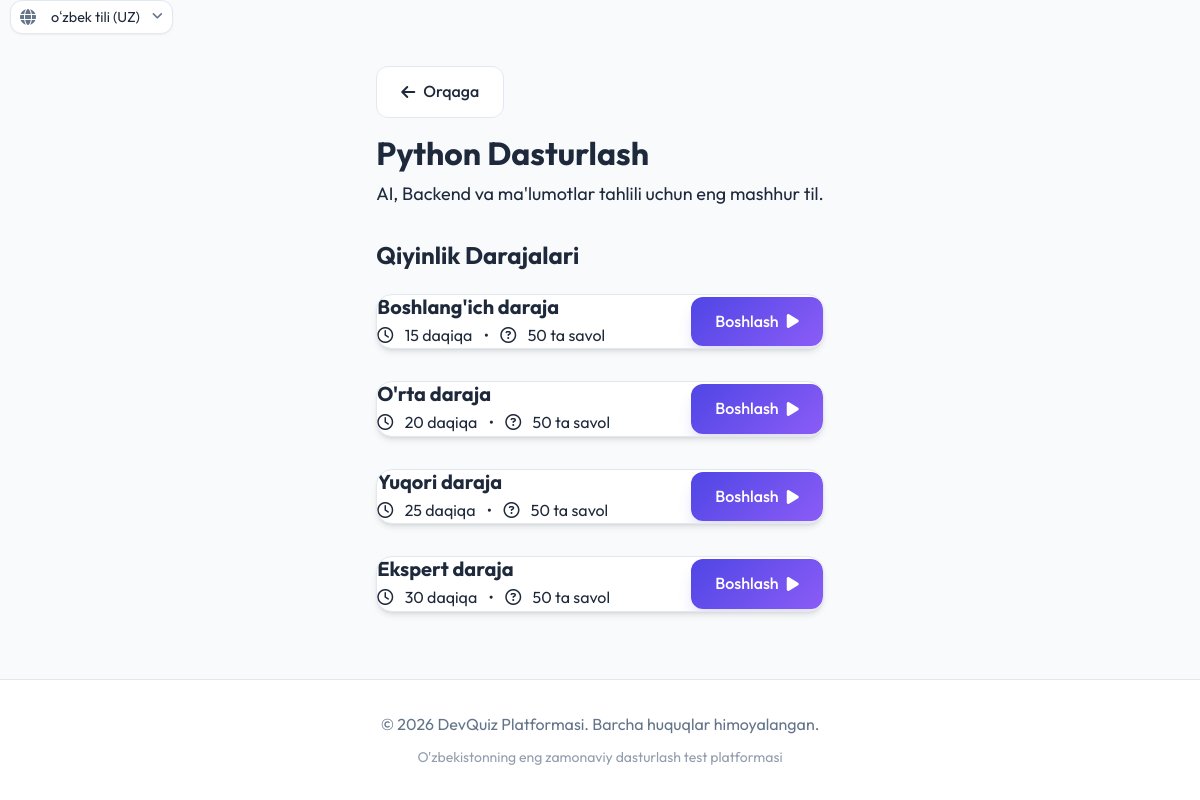
/uz/subject/python-dasturlash/, run on the app's committed database.
### quiz/models.py (models this page shows, shortened)
class Subject(models.Model):
    name = models.CharField(max_length=100, verbose_name="Fan nomi")
    description = models.TextField(blank=True, verbose_name="Tavsif")
    image = models.ImageField(upload_to='subjects/', blank=True, null=True, verbose_name="Rasm")
    slug = models.SlugField(unique=True, blank=True)
    class Meta:
        verbose_name = "Fan"
        verbose_name_plural = "Fanlar"

class Module(models.Model):
    subject = models.ForeignKey(Subject, on_delete=models.CASCADE, related_name='modules', verbose_name="Fan")
    name = models.CharField(max_length=100, verbose_name="Modul nomi")
    description = models.TextField(blank=True, verbose_name="Tavsif")
    order = models.PositiveIntegerField(default=0, verbose_name="Tartib raqami")
    duration = models.PositiveIntegerField(default=30, help_text="Daqiqalarda kiriting", verbose_name="Davomiyligi (daqiqa)")
    class Meta:
        ordering = ['order']
        verbose_name = "Modul"
        verbose_name_plural = "Modullar"

### quiz/views.py (the view)
# urls.py: path('subject/<slug:subject_slug>/', views.subject_detail, name='subject_detail'),
def subject_detail(request, subject_slug):
    subject = get_object_or_404(Subject, slug=subject_slug)
    modules = subject.modules.all()
    return render(request, 'quiz/subject_detail.html', {'subject': subject, 'modules': modules})

### quiz/templates/quiz/subject_detail.html
{% extends 'quiz/base.html' %}
{% load static i18n %}
{% block content %}
<div class="animate-fade-in">
    <div style="margin-bottom: 2rem;">
        <a href="{% url 'quiz:home' %}" class="btn btn-secondary"
            style="margin-bottom: 1rem; display: inline-flex; width: auto;">
            <i class="fas fa-arrow-left" style="margin-right: 0.5rem;"></i> {% trans "Orqaga" %}
        </a>
        <h1 style="margin-bottom: 0.5rem;">{{ subject.name }}</h1>
        <p style="font-size: 1.125rem;">{{ subject.description }}</p>
    </div>
    <h2 style="margin-bottom: 1.5rem;">{% trans "Qiyinlik Darajalari" %}</h2>
    <div class="grid grid-cols-1">
        {% for module in modules %}
        <div class="card d-flex justify-content-between align-items-center"
            style="flex-direction: row; flex-wrap: wrap; gap: 1rem;">
            <div style="flex: 1;">
                <h3 class="card-title" style="font-size: 1.25rem; margin-bottom: 0.25rem;">{{ module.name }}</h3>
                <p style="margin-bottom: 0;">
                    <i class="far fa-clock" style="margin-right: 0.5rem;"></i> {{ module.duration }} {% trans "daqiqa"%}
                    <span style="margin: 0 0.5rem;">•</span>
                    <i class="far fa-question-circle" style="margin-right: 0.5rem;"></i> {{ module.questions.count }} {%trans "ta savol" %}
                </p>
            </div>
            <div>
                <a href="{% url 'quiz:take_test' module.id %}" class="btn btn-primary">
                    {% trans "Boshlash" %} <i class="fas fa-play" style="margin-left: 0.5rem;"></i>
                </a>
            </div>
        </div>
        {% empty %}
        <div class="card" style="text-align: center; padding: 3rem;">
            <p>{% trans "Ushbu fan bo'yicha testlar hali mavjud emas." %}</p>
        </div>
        {% endfor %}
    </div>
</div>
{% endblock %}

### static/css/style.css (style rules this page uses)
:root { --primary: #4f46e5; --primary-hover: #4338ca; --secondary: #ec4899; --accent: #8b5cf6; --background: #f8fafc; --surface: #ffffff; --text-main: #1e293b; --text-muted: #64748b; --border: #e2e8f0; --success: #10b981; --warning: #f59e0b; --danger: #ef4444; --shadow-sm: 0 1px 2px 0 rgb(0 0 0 / 0.05); --shadow-md: 0 4px 6px -1px rgb(0 0 0 / 0.1), 0 2px 4px -2px rgb(0 0 0 / 0.1); --shadow-lg: 0 10px 15px -3px rgb(0 0 0 / 0.1), 0 4px 6px -4px rgb(0 0 0 / 0.1); --shadow-colored: 0 10px 15px -3px rgba(79, 70, 229, 0.2); --radius-sm: 0.375rem; --radius-md: 0.75rem; --radius-lg: 1rem; --radius-xl: 1.5rem; --bg-card: var(--surface); --font-mono: 'Courier New', Courier, monospace; }
* { margin: 0; padding: 0; box-sizing: border-box; }
body { font-family: 'Outfit', sans-serif; background-color: var(--background); color: var(--text-main); line-height: 1.6; display: flex; flex-direction: column; min-height: 100vh; }
h1, h2, h3, h4, h5, h6 { font-weight: 700; line-height: 1.2; color: var(--text-main); }
a { text-decoration: none; color: inherit; transition: all 0.2s ease; }
.btn { display: inline-flex; align-items: center; justify-content: center; padding: 0.75rem 1.5rem; border-radius: var(--radius-md); font-weight: 500; cursor: pointer; transition: all 0.3s cubic-bezier(0.4, 0, 0.2, 1); border: none; font-size: 1rem; }
.btn-primary { background: linear-gradient(135deg, var(--primary), var(--accent)); color: white; box-shadow: var(--shadow-colored); }
.btn-secondary { background: white; color: var(--text-main); border: 1px solid var(--border); }
.d-flex { display: flex; }
.justify-content-between { justify-content: space-between; }
.align-items-center { align-items: center; }
.card { background: var(--surface); border-radius: var(--radius-lg); box-shadow: var(--shadow-md); border: 1px solid var(--border); overflow: hidden; transition: transform 0.3s ease, box-shadow 0.3s ease; }
.card-title { font-size: 1.25rem; margin-bottom: 0.5rem; }
.grid { display: grid; gap: 2rem; }
.animate-fade-in { animation: fadeIn 0.6s ease-out forwards; }

### data on the page
Subject: name "Python Dasturlash", description "AI, Backend va ma'lumotlar tahlili uchun eng mashhur til."
Module: name "Boshlang'ich daraja", duration "15", questions.count "50"
Module: name "O'rta daraja", duration "20", questions.count "50"
Module: name "Yuqori daraja", duration "25", questions.count "50"
Module: name "Ekspert daraja", duration "30", questions.count "50"

### other printed values
form field language "oʻzbek tili (UZ)"
